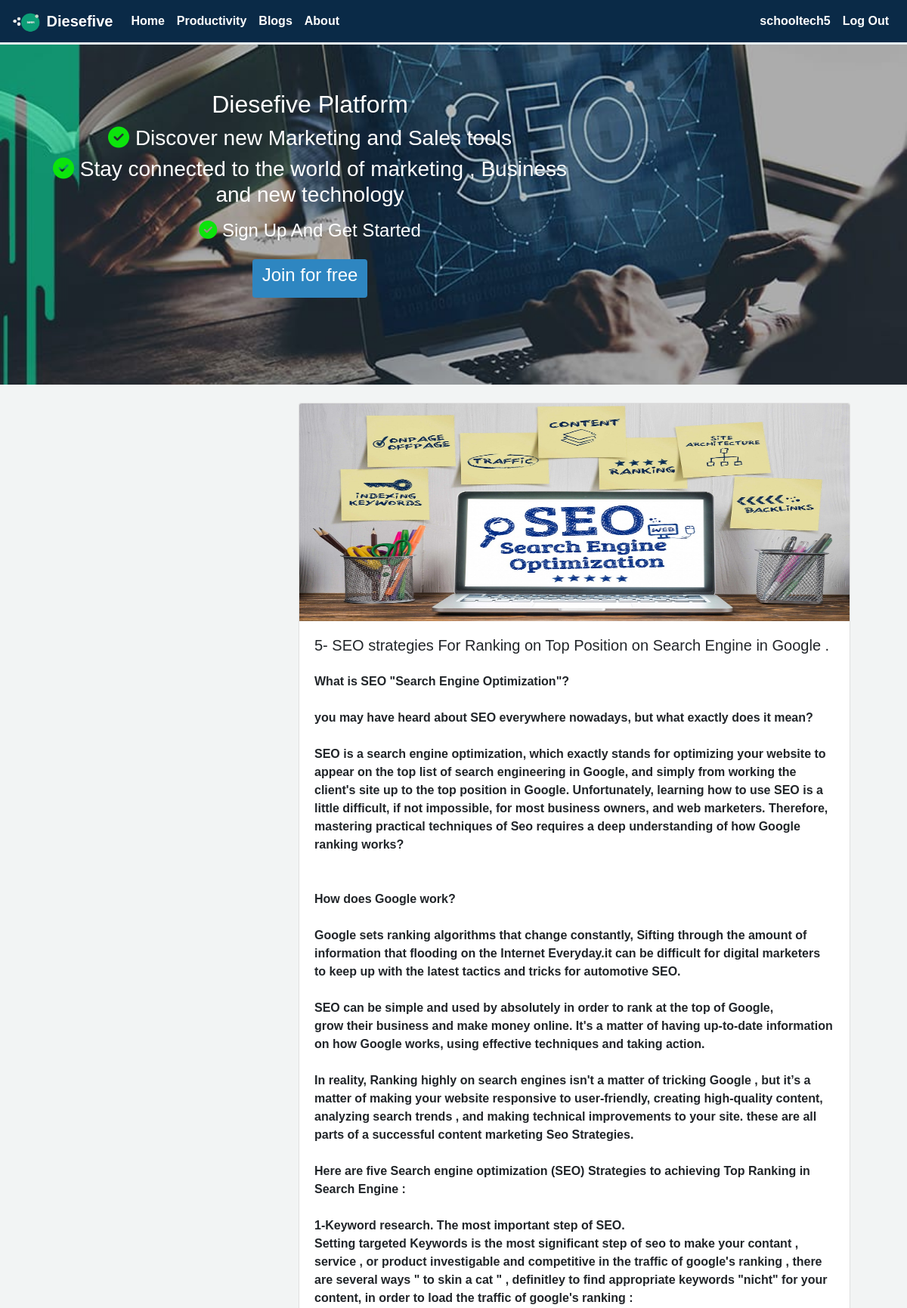
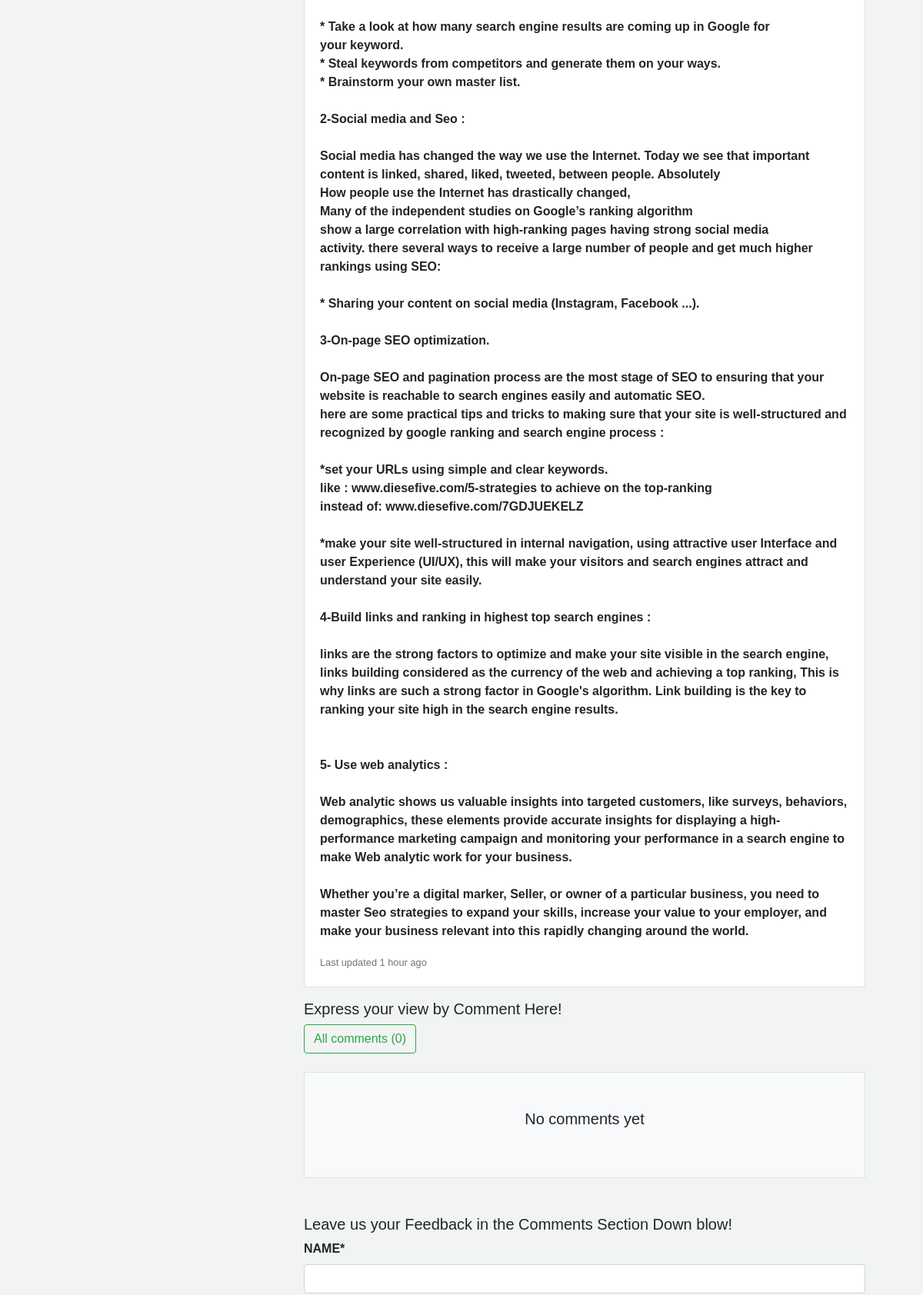
Screenshot of /detail/1/ (signed in, upper part) with the database file from the repository (2 pictures, top to bottom).
### myblog/models.py (models this page shows)
class post(models.Model):
    image = models.ImageField(default='default.jpg', upload_to='profile_pics')
    title = models.CharField(max_length=100)
    content = models.TextField()
    post_date = models.DateTimeField(default=timezone.now)
    post_update = models.DateTimeField(auto_now=True)
    author = models.ForeignKey(User , on_delete=models.CASCADE)
    def __str__(self):
        return (f'Post_title : {self.title}')
    class Meta():
        ordering = ('-post_update',)

### myblog/views.py (the view)
# urls.py: path('detail/<int:post_id>/', views.detail, name='detail'),
def detail(request, post_id) :
    post1 = get_object_or_404(post, pk=post_id)
    comments = post1.comments.filter(active=True)
    if request.method == 'POST':
        comment_form = Newcomment(data=request.POST)
        if comment_form.is_valid():
            new_comment = comment_form.save(commit=False)
            new_comment.post = post1
            new_comment.save()
            comment_form = Newcomment()
    else:
        comment_form = Newcomment()
    context = {
    'title': post1 ,
    'post' : post1 ,
    'comments' : comments ,
    'comment_form' : comment_form ,
    }
    return render(request, 'detail.html' , context )

### myblog/forms.py
class Newcomment (forms.ModelForm) :
    class Meta:
        model = comment
        fields = ( 'name' , 'email' , 'body')

### myblog/templates/detail.html (shortened to what this page needs)
{% extends 'base.html' %}
{% block content %}
{% load crispy_forms_tags %}
<section>
  <header>
        <div class="container ml-0  mt-4">
            <div class="row">
               <div class="col-md-4">
                 </div>
                 <div class="col-md-8">
                        <div class="card mb-3">
                          <img class="card-img-top" src="{{post.image.url}}" alt="picture"  style="height: 18rem;">
                          <div class="card-body">
                            <h5 class="card-title">{{post.title}}</h5>
                            <p class="card-text mt-4">{{post.content|linebreaksbr}}</p>
                            <p class="card-text"><small class="text-muted">Last updated 1 hour ago </small></p>
                          </div>
                       </div>
                 </div>
            </div>
      </div>
    </header>
</section>
<section>
  <header>
        <div class="container ml-0">
            <div class="row">
                <div class="col-md-4">
                </div>
            <div class="col-md-8">
              <h5>Express your view by Comment Here! </h5>
              <button type="button" class="btn btn-outline-success"> All comments ({{comments.count}}) </button>
             <div class="border bg-light p-4 mb-5 mt-4">
                    {% for comment in comments %}
                     <ul class="p-3 comment">
                    <p class="border-bottom">{{comment.name}} : <p>
                    <p> " {{comment.body}}   " </p>
                    <p>  On : {{comment.comment_date|date:'d-m-Y'}} </p>
                     <div class="border-bottom mb-3 mt-2"></div>
                        {% empty %}
                 <h5 class="text-center p-4 mb-3 comment"> No comments yet </h5>
                {% endfor %}
             </div>
<h5>Leave us your Feedback in the Comments Section Down blow!</h5>
    <form method="POST">
        {{comment_form|crispy}}
    </form>
          </div>
       </div>
    </div>
</header>
</section>
<br>
<br>
<br>
<br
{% endblock content %}

### myblog/templates/base.html (shortened to what this page needs)
{% load static %}
{% load post_tag %}
<!DOCTYPE html>
<html lang="ar">
<head>
     <link rel="stylesheet" type="text/css" href="{% static 'css\bootstrap.min.css' %}" >
     <link rel="stylesheet" type="text/css" href="{% static 'css\home.css' %}" >
     <link rel="stylesheet" href="path/to/font-awesome/css/font-awesome.min.css">
</head>
<body>
<header>
  <nav class="navbar  navbar-expand-lg  navbar-dark navbar-bg-lg  scrolling-navbar">
    <a class="navbar-brand" href="{% url 'home' %}"> <img src="{% static 'images\diese53.jpg' %}" alt="" width="40px"> Diesefive </a>
    <div class="collapse navbar-collapse" id="navbarSupportedContent">
      <ul class="navbar-nav mr-auto">
        <li class="nav-item active">
          <a class="nav-link" href="{% url 'home' %}"> Home <span class="sr-only">(current)</span></a>
        </li>
        <li class="nav-item active">
          <a class="nav-link" href="{% url 'book' %}"> Productivity </a>
        </li>
        <li class="nav-item active">
          <a class="nav-link" href="{% url 'home' %}"> Blogs </a>
        </li>
        <li class="nav-item active">
          <a class="nav-link" href="{% url 'about' %}"> About </a>
        </li>
      </ul>
      {% if user.is_authenticated %}
      <ul class="navbar-nav ">
           <li class="nav-item active "><a class="nav-link" href=""> {{user.username}} </a></li>
          <li class="nav-item active"><a class="nav-link" href="{% url 'logout' %}">  Log Out </a>
          </li>
      </ul>
      {% else %}
      <ul class="navbar-nav">
        <li class="nav-item active"><a class="nav-link" href="{% url 'register' %}"> Sign Up  </a></li>
           <li class="nav-item active"><a class="nav-link" href="{% url 'login' %}">  Sign in </a></li>
      </ul>
      {% endif %}
    </div>
  </nav>
</header>
<section class="image">
<div class="container">
<div class="row">
  <div class="col-md-8">
    <div class="title">
      <div class="mt-4">
        <h2>  Diesefive Platform </h2>
          </div>
            <div class="mt-1">
              <h3> <i class="fas fa-check-circle" style="color: rgb(12, 228, 12)"></i> Discover new Marketing and Sales tools  </h3>
                </div>
            <div class="mt-1">
              <h3>  <i class="fas fa-check-circle" style="color: rgb(12, 228, 12)"></i> Stay connected to the world of marketing , Business and new technology   </h3>
            </div>
              <div class="mt-3">
                  <h4>  <i class="fas fa-check-circle" style="color: rgb(12, 228, 12)"></i>  Sign Up And Get Started </h4>
              </div>
           <div class="m mt-4">
           <a class="btn" style="color:white; background-color:#2e86c1;" href="{% url 'register' %}"> <h4 class="btt"> Join for free  </h4> </a>
      </div>
   </div>
</div>
  <div class="col-md-4">
  </div>
</div>
</div>
</section>
      <div>
          {% block content %}
          {% endblock content %}
      </div>
</div>
</body>
</html>

### myblog/static/css/home.css (style rules this page uses)
.navbar { border-bottom : 3px solid #e7eff3 ; background-color: #0a2a47 ; }
body { background-color : #f2f4f4 ; font-family: 'Gill Sans', sans-serif; font-weight: 600; }
html,body { direction: ltr ; text-align: left ; }
.image { background-image: url('../images/d.jpg') ; background-size: cover; background-position: center center; height: 450px ; }
.title { margin-top: 60px; text-align: center ; color: #ffffff ; }

### rows the page displays
post: image (picture), title "5- SEO strategies For Ranking on Top Position on Search Engine in Google .", content "What is SEO \"Search Engine Optimization\"? you may have heard about SEO everywhere nowadays, but what exactly does it mean? SEO is a search engine optimization, which exactly stands for optimizing your website to appear on the top list of search engineering in Google, and simply from working the client's site up to the top position in Google. Unfortunately, learning how to use SEO is a little difficult, if not impossible, for most business owners, and web marketers. Therefore, mastering practical techniques of Seo requires a deep understanding of how Google ranking works? How does Google work? Google sets ranking algorithms that change constantly, Sifting through the amount of information…"

### other values shown
{{ user.username }} "schooltech5"
{{ comments.count }} "0"
